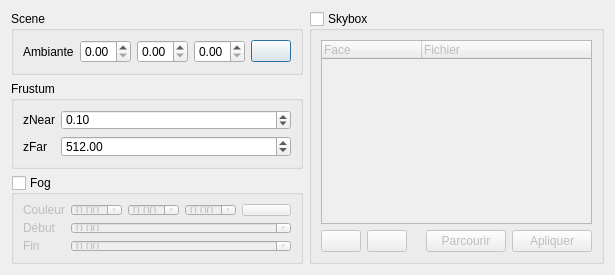
<?xml version="1.0" encoding="UTF-8"?>
<ui version="4.0">
 <class>EnvironmentDialog</class>
 <widget class="QDialog" name="EnvironmentDialog">
  <property name="geometry">
   <rect>
    <x>0</x>
    <y>0</y>
    <width>615</width>
    <height>275</height>
   </rect>
  </property>
  <property name="minimumSize">
   <size>
    <width>615</width>
    <height>275</height>
   </size>
  </property>
  <property name="windowTitle">
   <string>Environement</string>
  </property>
  <layout class="QGridLayout" name="gridLayout" columnstretch="1,0">
   <item row="0" column="0">
    <widget class="QGroupBox" name="groupBox_6">
     <property name="title">
      <string>Scene</string>
     </property>
     <property name="flat">
      <bool>false</bool>
     </property>
     <layout class="QFormLayout" name="formLayout">
      <item row="0" column="0">
       <widget class="QLabel" name="label_32">
        <property name="text">
         <string>Ambiante</string>
        </property>
       </widget>
      </item>
      <item row="0" column="1">
       <layout class="QHBoxLayout" name="horizontalLayout_22">
        <item>
         <widget class="QDoubleSpinBox" name="ambient_x">
          <property name="maximum">
           <double>1.000000000000000</double>
          </property>
          <property name="singleStep">
           <double>0.100000000000000</double>
          </property>
         </widget>
        </item>
        <item>
         <widget class="QDoubleSpinBox" name="ambient_y">
          <property name="maximum">
           <double>1.000000000000000</double>
          </property>
          <property name="singleStep">
           <double>0.100000000000000</double>
          </property>
         </widget>
        </item>
        <item>
         <widget class="QDoubleSpinBox" name="ambient_z">
          <property name="maximum">
           <double>1.000000000000000</double>
          </property>
          <property name="singleStep">
           <double>0.100000000000000</double>
          </property>
         </widget>
        </item>
        <item>
         <widget class="QPushButton" name="ambient_pick">
          <property name="text">
           <string/>
          </property>
          <property name="icon">
           <iconset resource="ressource.qrc">
            <normaloff>:/Medias/medias/colour_picker.png</normaloff>:/Medias/medias/colour_picker.png</iconset>
          </property>
         </widget>
        </item>
       </layout>
      </item>
     </layout>
    </widget>
   </item>
   <item row="2" column="0">
    <widget class="QGroupBox" name="fog_enable">
     <property name="enabled">
      <bool>true</bool>
     </property>
     <property name="title">
      <string>Fog</string>
     </property>
     <property name="checkable">
      <bool>true</bool>
     </property>
     <property name="checked">
      <bool>false</bool>
     </property>
     <layout class="QFormLayout" name="formLayout_6">
      <property name="fieldGrowthPolicy">
       <enum>QFormLayout::AllNonFixedFieldsGrow</enum>
      </property>
      <item row="0" column="0">
       <widget class="QLabel" name="label_3">
        <property name="text">
         <string>Couleur</string>
        </property>
       </widget>
      </item>
      <item row="0" column="1">
       <layout class="QHBoxLayout" name="horizontalLayout_17">
        <item>
         <widget class="QDoubleSpinBox" name="fog_x">
          <property name="maximum">
           <double>1.000000000000000</double>
          </property>
          <property name="singleStep">
           <double>0.100000000000000</double>
          </property>
         </widget>
        </item>
        <item>
         <widget class="QDoubleSpinBox" name="fog_y">
          <property name="maximum">
           <double>1.000000000000000</double>
          </property>
          <property name="singleStep">
           <double>0.100000000000000</double>
          </property>
         </widget>
        </item>
        <item>
         <widget class="QDoubleSpinBox" name="fog_z">
          <property name="maximum">
           <double>1.000000000000000</double>
          </property>
          <property name="singleStep">
           <double>0.100000000000000</double>
          </property>
         </widget>
        </item>
        <item>
         <widget class="QPushButton" name="fog_pick">
          <property name="text">
           <string/>
          </property>
          <property name="icon">
           <iconset resource="ressource.qrc">
            <normaloff>:/Medias/medias/colour_picker.png</normaloff>:/Medias/medias/colour_picker.png</iconset>
          </property>
         </widget>
        </item>
       </layout>
      </item>
      <item row="1" column="0">
       <widget class="QLabel" name="label_5">
        <property name="text">
         <string>Début</string>
        </property>
       </widget>
      </item>
      <item row="1" column="1">
       <widget class="QDoubleSpinBox" name="fog_start">
        <property name="maximum">
         <double>1024.000000000000000</double>
        </property>
        <property name="singleStep">
         <double>0.100000000000000</double>
        </property>
       </widget>
      </item>
      <item row="2" column="0">
       <widget class="QLabel" name="label_4">
        <property name="text">
         <string>Fin</string>
        </property>
       </widget>
      </item>
      <item row="2" column="1">
       <widget class="QDoubleSpinBox" name="fog_end">
        <property name="prefix">
         <string/>
        </property>
        <property name="maximum">
         <double>1024.000000000000000</double>
        </property>
        <property name="singleStep">
         <double>0.100000000000000</double>
        </property>
       </widget>
      </item>
     </layout>
    </widget>
   </item>
   <item row="1" column="0">
    <widget class="QGroupBox" name="groupBox_7">
     <property name="title">
      <string>Frustum</string>
     </property>
     <layout class="QFormLayout" name="formLayout_10">
      <item row="0" column="1">
       <widget class="QDoubleSpinBox" name="znear">
        <property name="minimum">
         <double>0.000000000000000</double>
        </property>
        <property name="maximum">
         <double>99999999.000000000000000</double>
        </property>
        <property name="singleStep">
         <double>1.000000000000000</double>
        </property>
        <property name="value">
         <double>0.100000000000000</double>
        </property>
       </widget>
      </item>
      <item row="1" column="1">
       <widget class="QDoubleSpinBox" name="zfar">
        <property name="maximum">
         <double>99999999.000000000000000</double>
        </property>
        <property name="singleStep">
         <double>1.000000000000000</double>
        </property>
        <property name="value">
         <double>512.000000000000000</double>
        </property>
       </widget>
      </item>
      <item row="0" column="0">
       <widget class="QLabel" name="label_38">
        <property name="text">
         <string>zNear</string>
        </property>
       </widget>
      </item>
      <item row="1" column="0">
       <widget class="QLabel" name="label_39">
        <property name="text">
         <string>zFar</string>
        </property>
       </widget>
      </item>
     </layout>
    </widget>
   </item>
   <item row="0" column="1" rowspan="3">
    <widget class="QGroupBox" name="skybox_enable">
     <property name="enabled">
      <bool>true</bool>
     </property>
     <property name="title">
      <string>Skybox</string>
     </property>
     <property name="checkable">
      <bool>true</bool>
     </property>
     <property name="checked">
      <bool>false</bool>
     </property>
     <layout class="QVBoxLayout" name="verticalLayout_9">
      <item>
       <widget class="QTreeWidget" name="skybox_list">
        <column>
         <property name="text">
          <string>Face</string>
         </property>
        </column>
        <column>
         <property name="text">
          <string>Fichier</string>
         </property>
        </column>
       </widget>
      </item>
      <item>
       <layout class="QHBoxLayout" name="horizontalLayout_13">
        <item>
         <widget class="QPushButton" name="skybox_down">
          <property name="text">
           <string/>
          </property>
          <property name="icon">
           <iconset resource="ressource.qrc">
            <normaloff>:/Medias/medias/arrow_down.png</normaloff>:/Medias/medias/arrow_down.png</iconset>
          </property>
         </widget>
        </item>
        <item>
         <widget class="QPushButton" name="skybox_up">
          <property name="text">
           <string/>
          </property>
          <property name="icon">
           <iconset resource="ressource.qrc">
            <normaloff>:/Medias/medias/arrow_up.png</normaloff>:/Medias/medias/arrow_up.png</iconset>
          </property>
         </widget>
        </item>
        <item>
         <spacer name="horizontalSpacer">
          <property name="orientation">
           <enum>Qt::Horizontal</enum>
          </property>
          <property name="sizeHint" stdset="0">
           <size>
            <width>40</width>
            <height>20</height>
           </size>
          </property>
         </spacer>
        </item>
        <item>
         <widget class="QPushButton" name="skybox_browse">
          <property name="text">
           <string>Parcourir</string>
          </property>
          <property name="icon">
           <iconset resource="ressource.qrc">
            <normaloff>:/Medias/medias/open.png</normaloff>:/Medias/medias/open.png</iconset>
          </property>
         </widget>
        </item>
        <item>
         <widget class="QPushButton" name="skybox_apply">
          <property name="text">
           <string>Apliquer</string>
          </property>
          <property name="icon">
           <iconset resource="ressource.qrc">
            <normaloff>:/Medias/medias/accept.png</normaloff>:/Medias/medias/accept.png</iconset>
          </property>
         </widget>
        </item>
       </layout>
      </item>
     </layout>
    </widget>
   </item>
  </layout>
 </widget>
 <resources>
  <include location="ressource.qrc"/>
 </resources>
 <connections/>
</ui>
